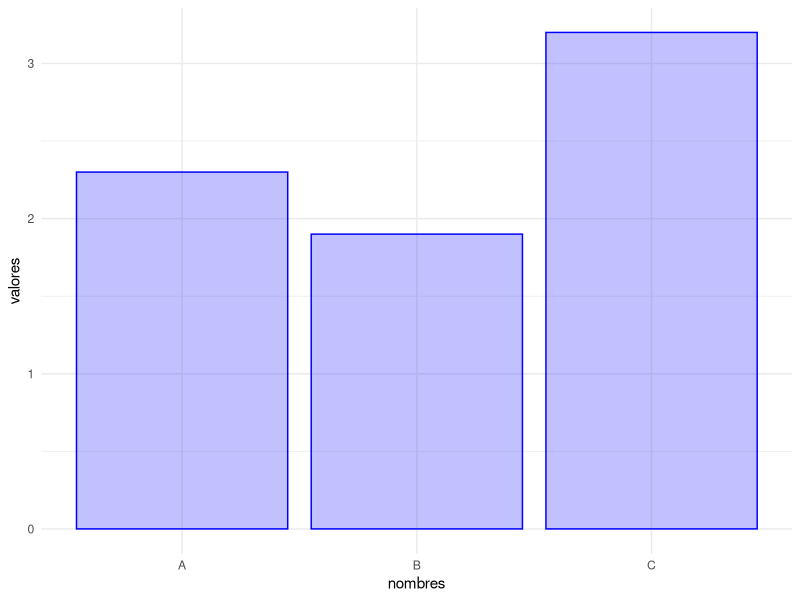
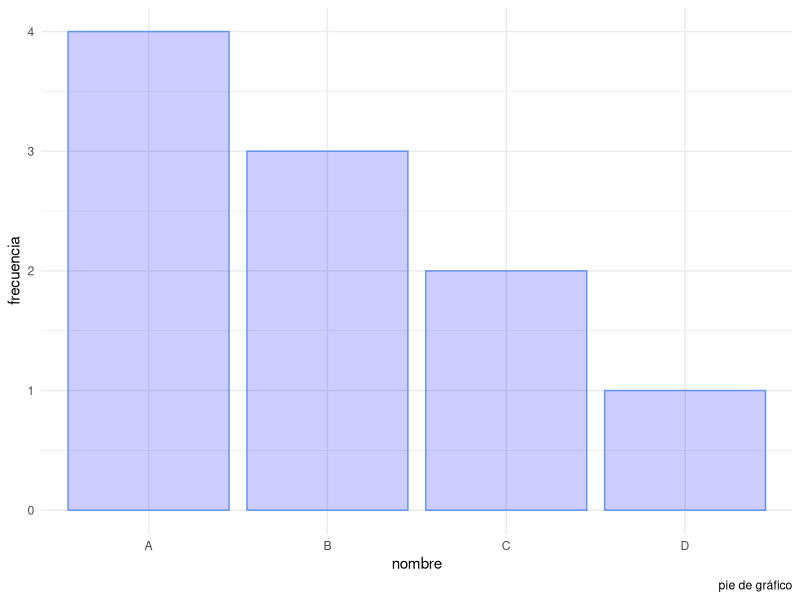
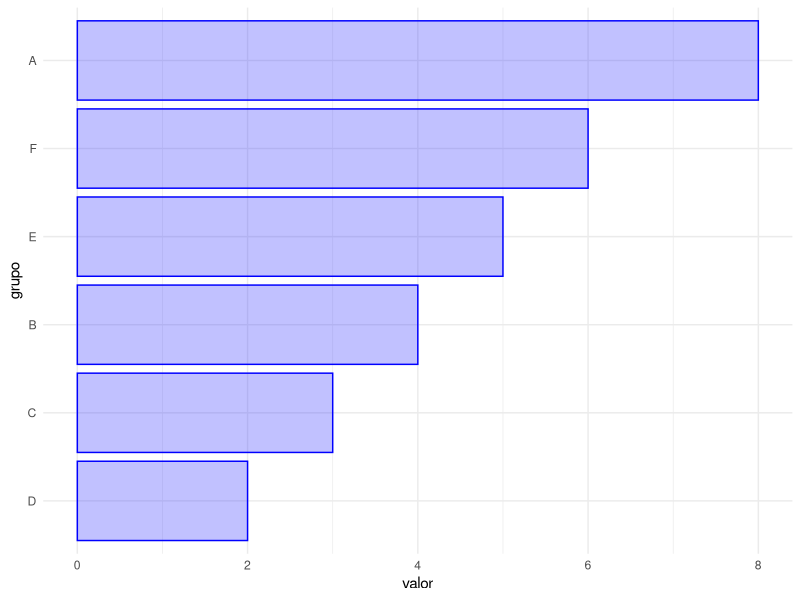

Reproduce these figures in R, in order.

#install.packages("ggplot2") # Instalar paquete de visualización gráfica
library(ggplot2) # Cargar la librería gráfica "ggplot2"

# --------------------------------------------------------------
# Gráfico de barras simple
# --------------------------------------------------------------

datos <- data.frame(nombres = c("A", "B", "C"), valores = c(2.3, 1.9, 3.2))

ggplot(datos, aes(nombres, valores)) +
  geom_col(fill = rgb(0.2, 0.2, 1, 0.3), color = "blue") +
  theme_minimal()


# --------------------------------------------------------------
# Gráfico de barras simple "qplot" (contando elementos)
# --------------------------------------------------------------

nombre <- c("A","B","C","A","B","C","D","A","A","B")
datos <- data.frame(nombre=nombre)

qplot(nombre, data=datos,
      fill=I("blue"), 
      col=I("cornflowerblue"),
      alpha=I(.2)) +
  labs(
    x = "nombre",
    y = "frecuencia",
    caption = "pie de gráfico"
  ) + 
  scale_x_discrete(labels=c("A","B","C","D")) + # Ordena
  theme_minimal()

# --------------------------------------------------------------
# Gráfico de barras simple "ggplot" (forzando el orden)
# --------------------------------------------------------------

#install.packages("dplyr") # Instalar paquete de manipulación de dataframes
library(dplyr) # Cargar la librería de manipulación de dataframes "dplyr"

grupo <- factor(c("A","B","C","D","E","F"))
valor <- c(8,4,3,2,5,6)
datos <- data.frame(grupo=grupo,valor=valor)

datos <- datos %>% 
  arrange(valor) %>% #Forzar el orden segun valor
  mutate(grupo = factor(grupo, levels = .$grupo))

ggplot(datos, aes(grupo, valor)) +
  geom_bar(stat = "identity",fill = rgb(0.2, 0.2, 1, 0.3), color = "blue") +
  coord_flip() + # Poner barras en horizontal
  theme_minimal()
